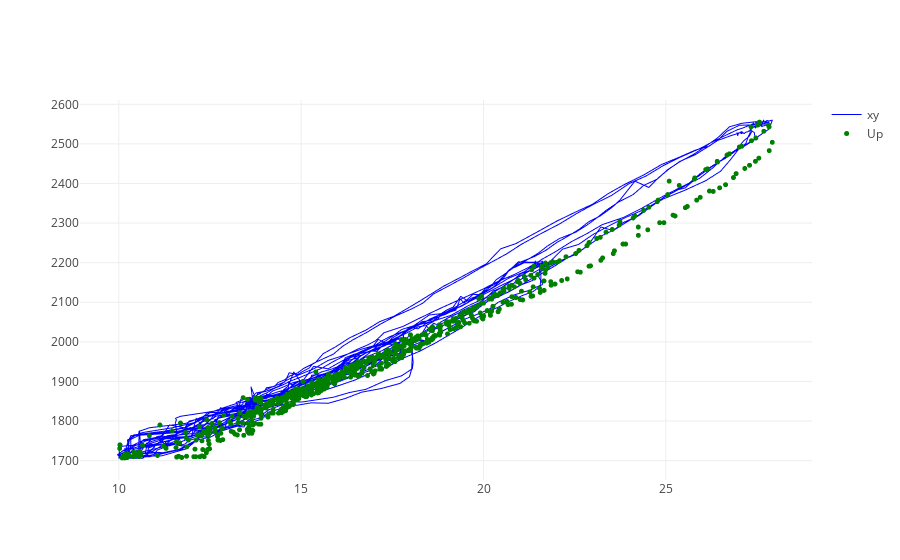

The cell this chart's notebook holds for it:
### Code cell
#assign data
trace0 = go.Scattergl(
        x = ynew[0:],
        y = SensorData[3:],
        name ="xy",
        mode = 'lines',
        line=dict(
            width=1, color='blue'
        )
)

xUp=[]
xDown=[]
yUp=[]
yDown=[]

for i in range(len(ynew)-1):
    if ynew[i] < ynew[i+1] and SensorData[i] < SensorData[i+1]:
        xUp.append(ynew[i+1])
        yUp.append(SensorData[i+1])
        
#     elif x[0][i] > x[0][i+1] and y[0][i] > y[0][i+1]:
#         xDown.append[x[0][i+1]]
#         YDown.append[x[0][i+1]]

traceUp = go.Scattergl(
        x = xUp,
        y = yUp,
        name ="Up",
        mode = 'markers',
        marker=dict(
            size=5, color='Green'
        )
)
data = [trace0, traceUp]
iplot(data, filename='scatter')

### Figure 1 — Plotly figure (JSON) as saved in the notebook; plotly's stock layout.template omitted (floating-point values rounded to 4 significant figures; data arrays with more than 128 entries replaced by an {"elided": "..."} marker saying what was removed)
{"data": [{"line": {"color": "blue", "width": 1}, "mode": "lines", "name": "xy", "type": "scattergl", "x": {"elided": "1903 float values"}, "y": {"elided": "1901 str values"}}, {"marker": {"color": "Green", "size": 5}, "mode": "markers", "name": "Up", "type": "scattergl", "x": {"elided": "720 float values"}, "y": {"elided": "720 str values"}}], "layout": {}}
